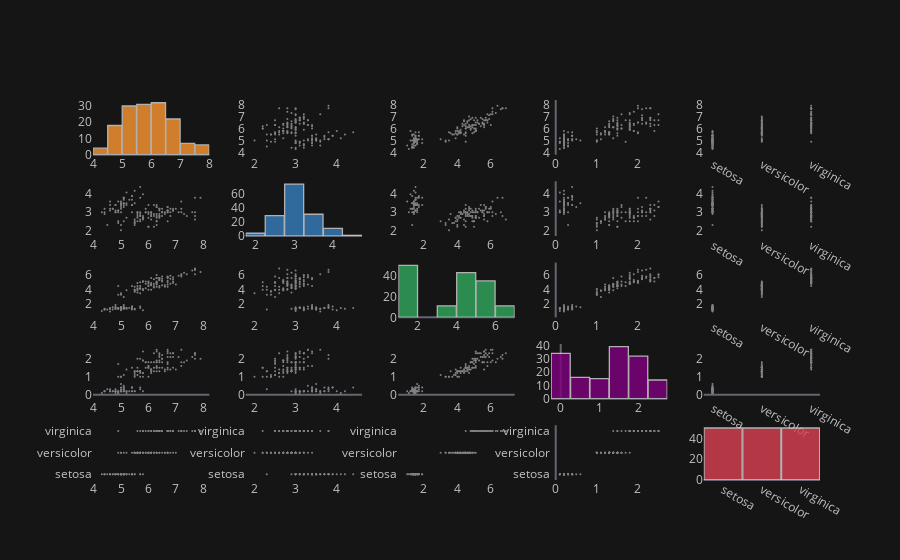

The cell this chart's notebook holds for it:
### Code cell
# Similar in plotly
df.scatter_matrix()

### Figure 1 — Plotly figure (JSON) as saved in the notebook; plotly's stock layout.template omitted (floating-point values rounded to 4 significant figures; data arrays with more than 128 entries replaced by an {"elided": "..."} marker saying what was removed)
{"data": [{"histfunc": "count", "histnorm": "", "marker": {"color": "rgba(255, 153, 51, 1.0)", "line": {"color": "#D9D9D9", "width": 1.3}}, "name": "sepal_length", "nbinsx": 10, "opacity": 0.8, "orientation": "v", "type": "histogram", "x": {"elided": "150 float values"}, "xaxis": "x", "yaxis": "y"}, {"line": {"color": "rgba(128, 128, 128, 1.0)", "dash": "solid", "shape": "linear", "width": 1.3}, "marker": {"size": 2, "symbol": "circle"}, "mode": "markers", "name": "sepal_length", "text": "", "type": "scatter", "x": {"elided": "150 float values"}, "xaxis": "x2", "y": {"elided": "150 float values"}, "yaxis": "y2"}, {"line": {"color": "rgba(128, 128, 128, 1.0)", "dash": "solid", "shape": "linear", "width": 1.3}, "marker": {"size": 2, "symbol": "circle"}, "mode": "markers", "name": "sepal_length", "text": "", "type": "scatter", "x": {"elided": "150 float values"}, "xaxis": "x3", "y": {"elided": "150 float values"}, "yaxis": "y3"}, {"line": {"color": "rgba(128, 128, 128, 1.0)", "dash": "solid", "shape": "linear", "width": 1.3}, "marker": {"size": 2, "symbol": "circle"}, "mode": "markers", "name": "sepal_length", "text": "", "type": "scatter", "x": {"elided": "150 float values"}, "xaxis": "x4", "y": {"elided": "150 float values"}, "yaxis": "y4"}, {"line": {"color": "rgba(128, 128, 128, 1.0)", "dash": "solid", "shape": "linear", "width": 1.3}, "marker": {"size": 2, "symbol": "circle"}, "mode": "markers", "name": "sepal_length", "text": "", "type": "scatter", "x": {"elided": "150 str values"}, "xaxis": "x5", "y": {"elided": "150 float values"}, "yaxis": "y5"}, {"line": {"color": "rgba(128, 128, 128, 1.0)", "dash": "solid", "shape": "linear", "width": 1.3}, "marker": {"size": 2, "symbol": "circle"}, "mode": "markers", "name": "sepal_width", "text": "", "type": "scatter", "x": {"elided": "150 float values"}, "xaxis": "x6", "y": {"elided": "150 float values"}, "yaxis": "y6"}, {"histfunc": "count", "histnorm": "", "marker": {"color": "rgba(55, 128, 191, 1.0)", "line": {"color": "#D9D9D9", "width": 1.3}}, "name": "sepal_width", "nbinsx": 10, "opacity": 0.8, "orientation": "v", "type": "histogram", "x": {"elided": "150 float values"}, "xaxis": "x7", "yaxis": "y7"}, {"line": {"color": "rgba(128, 128, 128, 1.0)", "dash": "solid", "shape": "linear", "width": 1.3}, "marker": {"size": 2, "symbol": "circle"}, "mode": "markers", "name": "sepal_width", "text": "", "type": "scatter", "x": {"elided": "150 float values"}, "xaxis": "x8", "y": {"elided": "150 float values"}, "yaxis": "y8"}, {"line": {"color": "rgba(128, 128, 128, 1.0)", "dash": "solid", "shape": "linear", "width": 1.3}, "marker": {"size": 2, "symbol": "circle"}, "mode": "markers", "name": "sepal_width", "text": "", "type": "scatter", "x": {"elided": "150 float values"}, "xaxis": "x9", "y": {"elided": "150 float values"}, "yaxis": "y9"}, {"line": {"color": "rgba(128, 128, 128, 1.0)", "dash": "solid", "shape": "linear", "width": 1.3}, "marker": {"size": 2, "symbol": "circle"}, "mode": "markers", "name": "sepal_width", "text": "", "type": "scatter", "x": {"elided": "150 str values"}, "xaxis": "x10", "y": {"elided": "150 float values"}, "yaxis": "y10"}, {"line": {"color": "rgba(128, 128, 128, 1.0)", "dash": "solid", "shape": "linear", "width": 1.3}, "marker": {"size": 2, "symbol": "circle"}, "mode": "markers", "name": "petal_length", "text": "", "type": "scatter", "x": {"elided": "150 float values"}, "xaxis": "x11", "y": {"elided": "150 float values"}, "yaxis": "y11"}, {"line": {"color": "rgba(128, 128, 128, 1.0)", "dash": "solid", "shape": "linear", "width": 1.3}, "marker": {"size": 2, "symbol": "circle"}, "mode": "markers", "name": "petal_length", "text": "", "type": "scatter", "x": {"elided": "150 float values"}, "xaxis": "x12", "y": {"elided": "150 float values"}, "yaxis": "y12"}, {"histfunc": "count", "histnorm": "", "marker": {"color": "rgba(50, 171, 96, 1.0)", "line": {"color": "#D9D9D9", "width": 1.3}}, "name": "petal_length", "nbinsx": 10, "opacity": 0.8, "orientation": "v", "type": "histogram", "x": {"elided": "150 float values"}, "xaxis": "x13", "yaxis": "y13"}, {"line": {"color": "rgba(128, 128, 128, 1.0)", "dash": "solid", "shape": "linear", "width": 1.3}, "marker": {"size": 2, "symbol": "circle"}, "mode": "markers", "name": "petal_length", "text": "", "type": "scatter", "x": {"elided": "150 float values"}, "xaxis": "x14", "y": {"elided": "150 float values"}, "yaxis": "y14"}, {"line": {"color": "rgba(128, 128, 128, 1.0)", "dash": "solid", "shape": "linear", "width": 1.3}, "marker": {"size": 2, "symbol": "circle"}, "mode": "markers", "name": "petal_length", "text": "", "type": "scatter", "x": {"elided": "150 str values"}, "xaxis": "x15", "y": {"elided": "150 float values"}, "yaxis": "y15"}, {"line": {"color": "rgba(128, 128, 128, 1.0)", "dash": "solid", "shape": "linear", "width": 1.3}, "marker": {"size": 2, "symbol": "circle"}, "mode": "markers", "name": "petal_width", "text": "", "type": "scatter", "x": {"elided": "150 float values"}, "xaxis": "x16", "y": {"elided": "150 float values"}, "yaxis": "y16"}, {"line": {"color": "rgba(128, 128, 128, 1.0)", "dash": "solid", "shape": "linear", "width": 1.3}, "marker": {"size": 2, "symbol": "circle"}, "mode": "markers", "name": "petal_width", "text": "", "type": "scatter", "x": {"elided": "150 float values"}, "xaxis": "x17", "y": {"elided": "150 float values"}, "yaxis": "y17"}, {"line": {"color": "rgba(128, 128, 128, 1.0)", "dash": "solid", "shape": "linear", "width": 1.3}, "marker": {"size": 2, "symbol": "circle"}, "mode": "markers", "name": "petal_width", "text": "", "type": "scatter", "x": {"elided": "150 float values"}, "xaxis": "x18", "y": {"elided": "150 float values"}, "yaxis": "y18"}, {"histfunc": "count", "histnorm": "", "marker": {"color": "rgba(128, 0, 128, 1.0)", "line": {"color": "#D9D9D9", "width": 1.3}}, "name": "petal_width", "nbinsx": 10, "opacity": 0.8, "orientation": "v", "type": "histogram", "x": {"elided": "150 float values"}, "xaxis": "x19", "yaxis": "y19"}, {"line": {"color": "rgba(128, 128, 128, 1.0)", "dash": "solid", "shape": "linear", "width": 1.3}, "marker": {"size": 2, "symbol": "circle"}, "mode": "markers", "name": "petal_width", "text": "", "type": "scatter", "x": {"elided": "150 str values"}, "xaxis": "x20", "y": {"elided": "150 float values"}, "yaxis": "y20"}, {"line": {"color": "rgba(128, 128, 128, 1.0)", "dash": "solid", "shape": "linear", "width": 1.3}, "marker": {"size": 2, "symbol": "circle"}, "mode": "markers", "name": "species", "text": "", "type": "scatter", "x": {"elided": "150 float values"}, "xaxis": "x21", "y": {"elided": "150 str values"}, "yaxis": "y21"}, {"line": {"color": "rgba(128, 128, 128, 1.0)", "dash": "solid", "shape": "linear", "width": 1.3}, "marker": {"size": 2, "symbol": "circle"}, "mode": "markers", "name": "species", "text": "", "type": "scatter", "x": {"elided": "150 float values"}, "xaxis": "x22", "y": {"elided": "150 str values"}, "yaxis": "y22"}, {"line": {"color": "rgba(128, 128, 128, 1.0)", "dash": "solid", "shape": "linear", "width": 1.3}, "marker": {"size": 2, "symbol": "circle"}, "mode": "markers", "name": "species", "text": "", "type": "scatter", "x": {"elided": "150 float values"}, "xaxis": "x23", "y": {"elided": "150 str values"}, "yaxis": "y23"}, {"line": {"color": "rgba(128, 128, 128, 1.0)", "dash": "solid", "shape": "linear", "width": 1.3}, "marker": {"size": 2, "symbol": "circle"}, "mode": "markers", "name": "species", "text": "", "type": "scatter", "x": {"elided": "150 float values"}, "xaxis": "x24", "y": {"elided": "150 str values"}, "yaxis": "y24"}, {"histfunc": "count", "histnorm": "", "marker": {"color": "rgba(219, 64, 82, 1.0)", "line": {"color": "#D9D9D9", "width": 1.3}}, "name": "species", "nbinsx": 10, "opacity": 0.8, "orientation": "v", "type": "histogram", "x": {"elided": "150 str values"}, "xaxis": "x25", "yaxis": "y25"}], "layout": {"bargap": 0.02, "legend": {"bgcolor": "#151516", "font": {"color": "#D9D9D9"}}, "paper_bgcolor": "#151516", "plot_bgcolor": "#151516", "showlegend": false, "title": {"font": {"color": "#D9D9D9"}}, "xaxis": {"anchor": "y", "domain": [0, 0.16], "gridcolor": "#434343", "showgrid": false, "tickfont": {"color": "#C2C2C2"}, "title": {"font": {"color": "#D9D9D9"}, "text": ""}, "zerolinecolor": "#666570"}, "xaxis10": {"anchor": "y10", "domain": [0.84, 1], "gridcolor": "#434343", "showgrid": false, "tickfont": {"color": "#C2C2C2"}, "title": {"font": {"color": "#D9D9D9"}, "text": ""}, "zerolinecolor": "#666570"}, "xaxis11": {"anchor": "y11", "domain": [0, 0.16], "gridcolor": "#434343", "showgrid": false, "tickfont": {"color": "#C2C2C2"}, "title": {"font": {"color": "#D9D9D9"}, "text": ""}, "zerolinecolor": "#666570"}, "xaxis12": {"anchor": "y12", "domain": [0.21, 0.37], "gridcolor": "#434343", "showgrid": false, "tickfont": {"color": "#C2C2C2"}, "title": {"font": {"color": "#D9D9D9"}, "text": ""}, "zerolinecolor": "#666570"}, "xaxis13": {"anchor": "y13", "domain": [0.42, 0.58], "gridcolor": "#434343", "showgrid": false, "tickfont": {"color": "#C2C2C2"}, "title": {"font": {"color": "#D9D9D9"}, "text": ""}, "zerolinecolor": "#666570"}, "xaxis14": {"anchor": "y14", "domain": [0.63, 0.79], "gridcolor": "#434343", "showgrid": false, "tickfont": {"color": "#C2C2C2"}, "title": {"font": {"color": "#D9D9D9"}, "text": ""}, "zerolinecolor": "#666570"}, "xaxis15": {"anchor": "y15", "domain": [0.84, 1], "gridcolor": "#434343", "showgrid": false, "tickfont": {"color": "#C2C2C2"}, "title": {"font": {"color": "#D9D9D9"}, "text": ""}, "zerolinecolor": "#666570"}, "xaxis16": {"anchor": "y16", "domain": [0, 0.16], "gridcolor": "#434343", "showgrid": false, "tickfont": {"color": "#C2C2C2"}, "title": {"font": {"color": "#D9D9D9"}, "text": ""}, "zerolinecolor": "#666570"}, "xaxis17": {"anchor": "y17", "domain": [0.21, 0.37], "gridcolor": "#434343", "showgrid": false, "tickfont": {"color": "#C2C2C2"}, "title": {"font": {"color": "#D9D9D9"}, "text": ""}, "zerolinecolor": "#666570"}, "xaxis18": {"anchor": "y18", "domain": [0.42, 0.58], "gridcolor": "#434343", "showgrid": false, "tickfont": {"color": "#C2C2C2"}, "title": {"font": {"color": "#D9D9D9"}, "text": ""}, "zerolinecolor": "#666570"}, "xaxis19": {"anchor": "y19", "domain": [0.63, 0.79], "gridcolor": "#434343", "showgrid": false, "tickfont": {"color": "#C2C2C2"}, "title": {"font": {"color": "#D9D9D9"}, "text": ""}, "zerolinecolor": "#666570"}, "xaxis2": {"anchor": "y2", "domain": [0.21, 0.37], "gridcolor": "#434343", "showgrid": false, "tickfont": {"color": "#C2C2C2"}, "title": {"font": {"color": "#D9D9D9"}, "text": ""}, "zerolinecolor": "#666570"}, "xaxis20": {"anchor": "y20", "domain": [0.84, 1], "gridcolor": "#434343", "showgrid": false, "tickfont": {"color": "#C2C2C2"}, "title": {"font": {"color": "#D9D9D9"}, "text": ""}, "zerolinecolor": "#666570"}, "xaxis21": {"anchor": "y21", "domain": [0, 0.16], "gridcolor": "#434343", "showgrid": false, "tickfont": {"color": "#C2C2C2"}, "title": {"font": {"color": "#D9D9D9"}, "text": ""}, "zerolinecolor": "#666570"}, "xaxis22": {"anchor": "y22", "domain": [0.21, 0.37], "gridcolor": "#434343", "showgrid": false, "tickfont": {"color": "#C2C2C2"}, "title": {"font": {"color": "#D9D9D9"}, "text": ""}, "zerolinecolor": "#666570"}, "xaxis23": {"anchor": "y23", "domain": [0.42, 0.58], "gridcolor": "#434343", "showgrid": false, "tickfont": {"color": "#C2C2C2"}, "title": {"font": {"color": "#D9D9D9"}, "text": ""}, "zerolinecolor": "#666570"}, "xaxis24": {"anchor": "y24", "domain": [0.63, 0.79], "gridcolor": "#434343", "showgrid": false, "tickfont": {"color": "#C2C2C2"}, "title": {"font": {"color": "#D9D9D9"}, "text": ""}, "zerolinecolor": "#666570"}, "xaxis25": {"anchor": "y25", "domain": [0.84, 1], "gridcolor": "#434343", "showgrid": false, "tickfont": {"color": "#C2C2C2"}, "title": {"font": {"color": "#D9D9D9"}, "text": ""}, "zerolinecolor": "#666570"}, "xaxis3": {"anchor": "y3", "domain": [0.42, 0.58], "gridcolor": "#434343", "showgrid": false, "tickfont": {"color": "#C2C2C2"}, "title": {"font": {"color": "#D9D9D9"}, "text": ""}, "zerolinecolor": "#666570"}, "xaxis4": {"anchor": "y4", "domain": [0.63, 0.79], "gridcolor": "#434343", "showgrid": false, "tickfont": {"color": "#C2C2C2"}, "title": {"font": {"color": "#D9D9D9"}, "text": ""}, "zerolinecolor": "#666570"}, "xaxis5": {"anchor": "y5", "domain": [0.84, 1], "gridcolor": "#434343", "showgrid": false, "tickfont": {"color": "#C2C2C2"}, "title": {"font": {"color": "#D9D9D9"}, "text": ""}, "zerolinecolor": "#666570"}, "xaxis6": {"anchor": "y6", "domain": [0, 0.16], "gridcolor": "#434343", "showgrid": false, "tickfont": {"color": "#C2C2C2"}, "title": {"font": {"color": "#D9D9D9"}, "text": ""}, "zerolinecolor": "#666570"}, "xaxis7": {"anchor": "y7", "domain": [0.21, 0.37], "gridcolor": "#434343", "showgrid": false, "tickfont": {"color": "#C2C2C2"}, "title": {"font": {"color": "#D9D9D9"}, "text": ""}, "zerolinecolor": "#666570"}, "xaxis8": {"anchor": "y8", "domain": [0.42, 0.58], "gridcolor": "#434343", "showgrid": false, "tickfont": {"color": "#C2C2C2"}, "title": {"font": {"color": "#D9D9D9"}, "text": ""}, "zerolinecolor": "#666570"}, "xaxis9": {"anchor": "y9", "domain": [0.63, 0.79], "gridcolor": "#434343", "showgrid": false, "tickfont": {"color": "#C2C2C2"}, "title": {"font": {"color": "#D9D9D9"}, "text": ""}, "zerolinecolor": "#666570"}, "yaxis": {"anchor": "x", "domain": [0.856, 1], "gridcolor": "#434343", "showgrid": false, "tickfont": {"color": "#C2C2C2"}, "title": {"font": {"color": "#D9D9D9"}, "text": ""}, "zerolinecolor": "#666570"}, "yaxis10": {"anchor": "x10", "domain": [0.642, 0.786], "gridcolor": "#434343", "showgrid": false, "tickfont": {"color": "#C2C2C2"}, "title": {"font": {"color": "#D9D9D9"}, "text": ""}, "zerolinecolor": "#666570"}, "yaxis11": {"anchor": "x11", "domain": [0.428, 0.572], "gridcolor": "#434343", "showgrid": false, "tickfont": {"color": "#C2C2C2"}, "title": {"font": {"color": "#D9D9D9"}, "text": ""}, "zerolinecolor": "#666570"}, "yaxis12": {"anchor": "x12", "domain": [0.428, 0.572], "gridcolor": "#434343", "showgrid": false, "tickfont": {"color": "#C2C2C2"}, "title": {"font": {"color": "#D9D9D9"}, "text": ""}, "zerolinecolor": "#666570"}, "yaxis13": {"anchor": "x13", "domain": [0.428, 0.572], "gridcolor": "#434343", "showgrid": false, "tickfont": {"color": "#C2C2C2"}, "title": {"font": {"color": "#D9D9D9"}, "text": ""}, "zerolinecolor": "#666570"}, "yaxis14": {"anchor": "x14", "domain": [0.428, 0.572], "gridcolor": "#434343", "showgrid": false, "tickfont": {"color": "#C2C2C2"}, "title": {"font": {"color": "#D9D9D9"}, "text": ""}, "zerolinecolor": "#666570"}, "yaxis15": {"anchor": "x15", "domain": [0.428, 0.572], "gridcolor": "#434343", "showgrid": false, "tickfont": {"color": "#C2C2C2"}, "title": {"font": {"color": "#D9D9D9"}, "text": ""}, "zerolinecolor": "#666570"}, "yaxis16": {"anchor": "x16", "domain": [0.214, 0.358], "gridcolor": "#434343", "showgrid": false, "tickfont": {"color": "#C2C2C2"}, "title": {"font": {"color": "#D9D9D9"}, "text": ""}, "zerolinecolor": "#666570"}, "yaxis17": {"anchor": "x17", "domain": [0.214, 0.358], "gridcolor": "#434343", "showgrid": false, "tickfont": {"color": "#C2C2C2"}, "title": {"font": {"color": "#D9D9D9"}, "text": ""}, "zerolinecolor": "#666570"}, "yaxis18": {"anchor": "x18", "domain": [0.214, 0.358], "gridcolor": "#434343", "showgrid": false, "tickfont": {"color": "#C2C2C2"}, "title": {"font": {"color": "#D9D9D9"}, "text": ""}, "zerolinecolor": "#666570"}, "yaxis19": {"anchor": "x19", "domain": [0.214, 0.358], "gridcolor": "#434343", "showgrid": false, "tickfont": {"color": "#C2C2C2"}, "title": {"font": {"color": "#D9D9D9"}, "text": ""}, "zerolinecolor": "#666570"}, "yaxis2": {"anchor": "x2", "domain": [0.856, 1], "gridcolor": "#434343", "showgrid": false, "tickfont": {"color": "#C2C2C2"}, "title": {"font": {"color": "#D9D9D9"}, "text": ""}, "zerolinecolor": "#666570"}, "yaxis20": {"anchor": "x20", "domain": [0.214, 0.358], "gridcolor": "#434343", "showgrid": false, "tickfont": {"color": "#C2C2C2"}, "title": {"font": {"color": "#D9D9D9"}, "text": ""}, "zerolinecolor": "#666570"}, "yaxis21": {"anchor": "x21", "domain": [0, 0.144], "gridcolor": "#434343", "showgrid": false, "tickfont": {"color": "#C2C2C2"}, "title": {"font": {"color": "#D9D9D9"}, "text": ""}, "zerolinecolor": "#666570"}, "yaxis22": {"anchor": "x22", "domain": [0, 0.144], "gridcolor": "#434343", "showgrid": false, "tickfont": {"color": "#C2C2C2"}, "title": {"font": {"color": "#D9D9D9"}, "text": ""}, "zerolinecolor": "#666570"}, "yaxis23": {"anchor": "x23", "domain": [0, 0.144], "gridcolor": "#434343", "showgrid": false, "tickfont": {"color": "#C2C2C2"}, "title": {"font": {"color": "#D9D9D9"}, "text": ""}, "zerolinecolor": "#666570"}, "yaxis24": {"anchor": "x24", "domain": [0, 0.144], "gridcolor": "#434343", "showgrid": false, "tickfont": {"color": "#C2C2C2"}, "title": {"font": {"color": "#D9D9D9"}, "text": ""}, "zerolinecolor": "#666570"}, "yaxis25": {"anchor": "x25", "domain": [0, 0.144], "gridcolor": "#434343", "showgrid": false, "tickfont": {"color": "#C2C2C2"}, "title": {"font": {"color": "#D9D9D9"}, "text": ""}, "zerolinecolor": "#666570"}, "yaxis3": {"anchor": "x3", "domain": [0.856, 1], "gridcolor": "#434343", "showgrid": false, "tickfont": {"color": "#C2C2C2"}, "title": {"font": {"color": "#D9D9D9"}, "text": ""}, "zerolinecolor": "#666570"}, "yaxis4": {"anchor": "x4", "domain": [0.856, 1], "gridcolor": "#434343", "showgrid": false, "tickfont": {"color": "#C2C2C2"}, "title": {"font": {"color": "#D9D9D9"}, "text": ""}, "zerolinecolor": "#666570"}, "yaxis5": {"anchor": "x5", "domain": [0.856, 1], "gridcolor": "#434343", "showgrid": false, "tickfont": {"color": "#C2C2C2"}, "title": {"font": {"color": "#D9D9D9"}, "text": ""}, "zerolinecolor": "#666570"}, "yaxis6": {"anchor": "x6", "domain": [0.642, 0.786], "gridcolor": "#434343", "showgrid": false, "tickfont": {"color": "#C2C2C2"}, "title": {"font": {"color": "#D9D9D9"}, "text": ""}, "zerolinecolor": "#666570"}, "yaxis7": {"anchor": "x7", "domain": [0.642, 0.786], "gridcolor": "#434343", "showgrid": false, "tickfont": {"color": "#C2C2C2"}, "title": {"font": {"color": "#D9D9D9"}, "text": ""}, "zerolinecolor": "#666570"}, "yaxis8": {"anchor": "x8", "domain": [0.642, 0.786], "gridcolor": "#434343", "showgrid": false, "tickfont": {"color": "#C2C2C2"}, "title": {"font": {"color": "#D9D9D9"}, "text": ""}, "zerolinecolor": "#666570"}, "yaxis9": {"anchor": "x9", "domain": [0.642, 0.786], "gridcolor": "#434343", "showgrid": false, "tickfont": {"color": "#C2C2C2"}, "title": {"font": {"color": "#D9D9D9"}, "text": ""}, "zerolinecolor": "#666570"}}}
